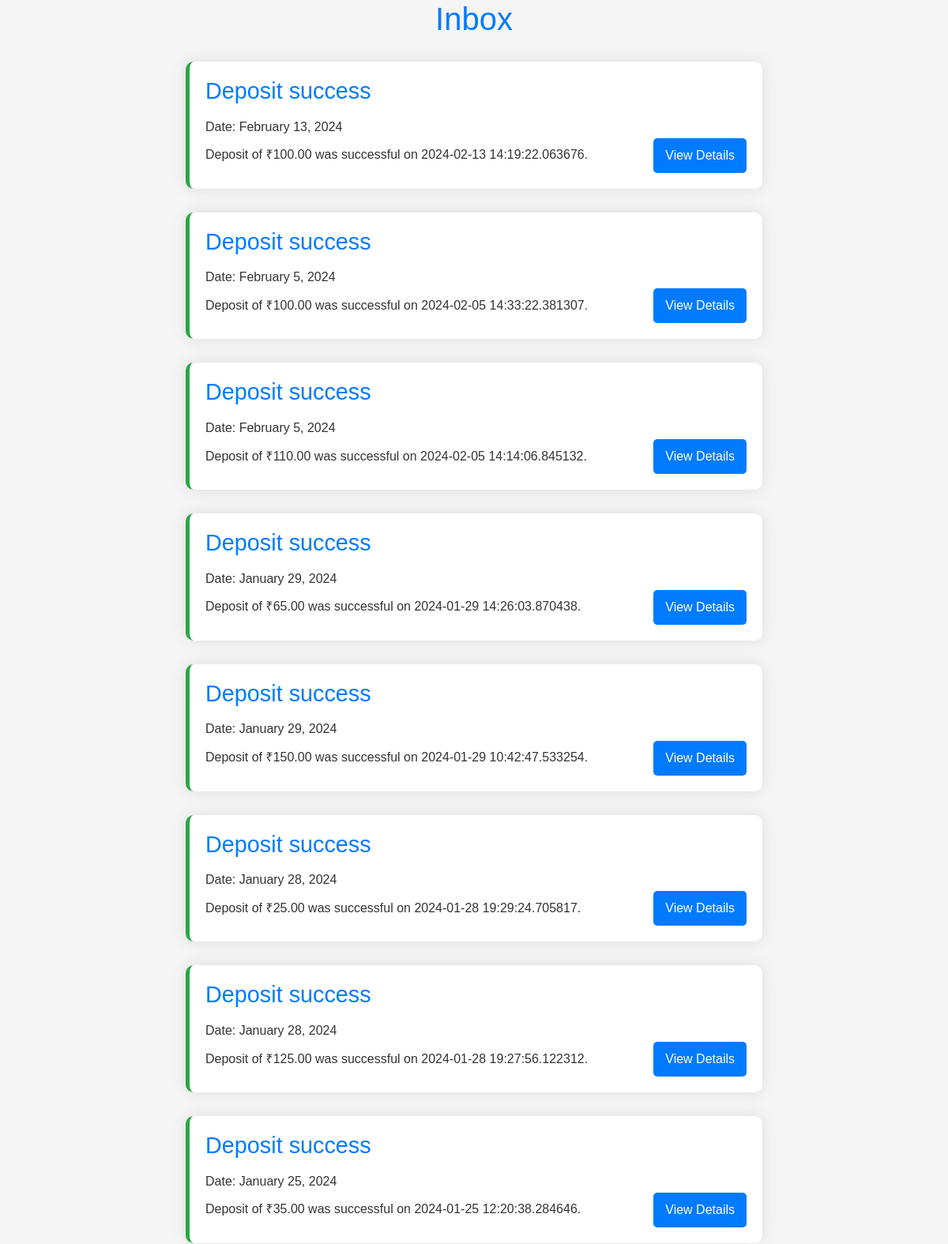
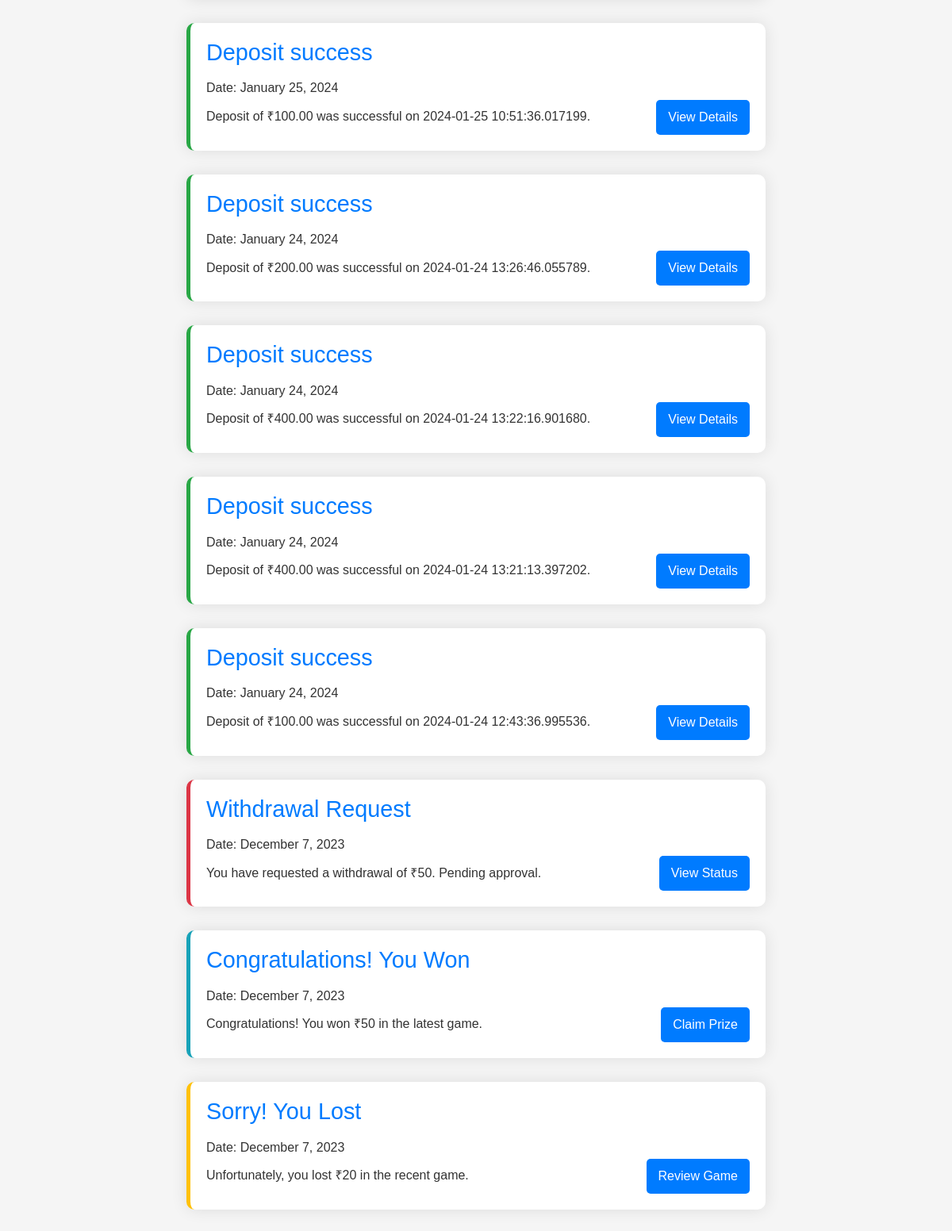
The app's page /Inbox/ with its own data (2 pictures, top to bottom).
### DiceApp/models.py (models this page shows, shortened)
class DepositMessage(models.Model):
    user = models.ForeignKey(User, on_delete=models.CASCADE)
    message = models.CharField(max_length=255)
    date = models.DateTimeField(auto_now_add=False)

### DiceApp/views.py (the view)
# urls.py: path("Inbox/", views.Inbox, name="Inbox"),
def Inbox(request):
    deposit_messages = DepositMessage.objects.all()
    return render(request, 'DiceApp/inbox.html', {'deposit_messages': deposit_messages})

### DiceApp/templates/DiceApp/inbox.html (shortened to what this page needs)
<!DOCTYPE html>
<html lang="en">
<head>
    <link rel="stylesheet" href="https://stackpath.bootstrapcdn.com/bootstrap/4.3.1/css/bootstrap.min.css">
</head>
<body>
    <div class="container">
        <div class="row justify-content-center">
            <div class="col-md-8">
                <h1>Inbox</h1>
                {% if deposit_messages %} {% for deposit_message in deposit_messages reversed %}
                <div class="message deposit" id="deposit-message-{{ forloop.counter }}">
                    <h2>Deposit success</h2>
                    <p>Date: {{ deposit_message.date|date:"F j, Y" }}</p>
                    <p>{{ deposit_message.message }}</p>
                    <button type="button" onclick="window.location.href='{% url 'view_all_deposits' %}'">View Details</button>
                </div>
                {% endfor %} {% endif %}
                <div class="message withdraw">
                    <h2>Withdrawal Request</h2>
                    <p>Date: December 7, 2023</p>
                    <p>You have requested a withdrawal of &#x20B9;50. Pending approval.</p>
                    <button type="button">View Status</button>
                </div>
                <div class="message win">
                    <h2>Congratulations! You Won</h2>
                    <p>Date: December 7, 2023</p>
                    <p>Congratulations! You won &#x20B9;50 in the latest game.</p>
                    <button type="button">Claim Prize</button>
                </div>
                <div class="message loss">
                    <h2>Sorry! You Lost</h2>
                    <p>Date: December 7, 2023</p>
                    <p>Unfortunately, you lost &#x20B9;20 in the recent game.</p>
                    <button type="button">Review Game</button>
                </div>
            </div>
        </div>
    </div>
</body>
</html>

### DiceApp/templates/DiceApp/inbox.html (style rules this page uses)
body { font-family: 'Arial', sans-serif; margin: 0; padding: 0; background-color: #f5f5f5; color: #333; }
h1 { color: #007bff; margin-bottom: 30px; font-size: 2.5rem; text-align: center; }
.message { background-color: #fff; border-radius: 10px; box-shadow: 0 0 20px rgba(0, 0, 0, 0.1); padding: 20px; margin-bottom: 30px; transition: box-shadow 0.3s ease; position: relative; }
.message h2 { color: #007bff; margin-top: 0; font-size: 1.8rem; margin-bottom: 15px; }
.message p { margin-bottom: 10px; line-height: 1.6; }
.message button { padding: 10px 15px; background-color: #007bff; border: none; color: #fff; border-radius: 5px; cursor: pointer; transition: background-color 0.3s ease; position: absolute; bottom: 20px; right: 20px; }
.deposit { border-left: 5px solid #28a745; }
.withdraw { border-left: 5px solid #dc3545; }
.win { border-left: 5px solid #17a2b8; }
.loss { border-left: 5px solid #ffc107; }

### records on screen
DepositMessage: date "February 13, 2024", message "Deposit of ₹100.00 was successful on 2024-02-13 14:19:22.063676."
DepositMessage: date "February 5, 2024", message "Deposit of ₹100.00 was successful on 2024-02-05 14:33:22.381307."
DepositMessage: date "February 5, 2024", message "Deposit of ₹110.00 was successful on 2024-02-05 14:14:06.845132."
DepositMessage: date "January 29, 2024", message "Deposit of ₹65.00 was successful on 2024-01-29 14:26:03.870438."
DepositMessage: date "January 29, 2024", message "Deposit of ₹150.00 was successful on 2024-01-29 10:42:47.533254."
DepositMessage: date "January 28, 2024", message "Deposit of ₹25.00 was successful on 2024-01-28 19:29:24.705817."
DepositMessage: date "January 28, 2024", message "Deposit of ₹125.00 was successful on 2024-01-28 19:27:56.122312."
DepositMessage: date "January 25, 2024", message "Deposit of ₹35.00 was successful on 2024-01-25 12:20:38.284646."
DepositMessage: date "January 25, 2024", message "Deposit of ₹100.00 was successful on 2024-01-25 10:51:36.017199."
DepositMessage: date "January 24, 2024", message "Deposit of ₹200.00 was successful on 2024-01-24 13:26:46.055789."
DepositMessage: date "January 24, 2024", message "Deposit of ₹400.00 was successful on 2024-01-24 13:22:16.901680."
DepositMessage: date "January 24, 2024", message "Deposit of ₹400.00 was successful on 2024-01-24 13:21:13.397202."
DepositMessage: date "January 24, 2024", message "Deposit of ₹100.00 was successful on 2024-01-24 12:43:36.995536."
